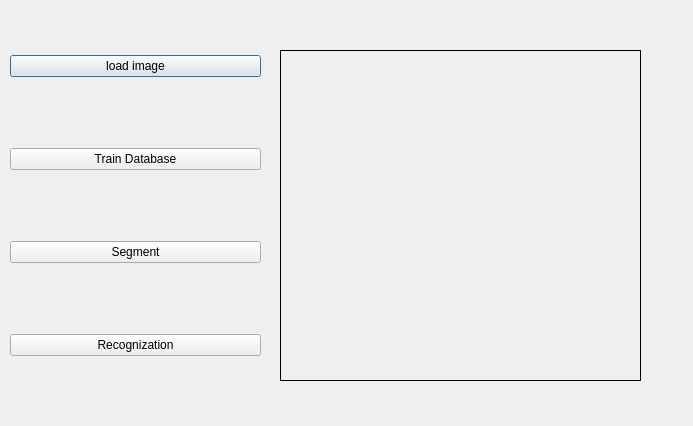
<?xml version="1.0" encoding="UTF-8"?>
<ui version="4.0">
 <class>Dialog</class>
 <widget class="QDialog" name="Dialog">
  <property name="geometry">
   <rect>
    <x>0</x>
    <y>0</y>
    <width>693</width>
    <height>426</height>
   </rect>
  </property>
  <property name="windowTitle">
   <string>Dialog</string>
  </property>
  <widget class="QLabel" name="imgLabel1">
   <property name="geometry">
    <rect>
     <x>280</x>
     <y>50</y>
     <width>361</width>
     <height>331</height>
    </rect>
   </property>
   <property name="frameShape">
    <enum>QFrame::Box</enum>
   </property>
   <property name="text">
    <string/>
   </property>
  </widget>
  <widget class="QWidget" name="layoutWidget">
   <property name="geometry">
    <rect>
     <x>10</x>
     <y>-10</y>
     <width>251</width>
     <height>431</height>
    </rect>
   </property>
   <layout class="QVBoxLayout" name="verticalLayout">
    <item>
     <widget class="QPushButton" name="loadButton">
      <property name="text">
       <string>load image</string>
      </property>
     </widget>
    </item>
    <item>
     <widget class="QPushButton" name="trainButton">
      <property name="text">
       <string>Train Database</string>
      </property>
     </widget>
    </item>
    <item>
     <widget class="QPushButton" name="segmentButton">
      <property name="text">
       <string>Segment</string>
      </property>
     </widget>
    </item>
    <item>
     <widget class="QPushButton" name="recogniseButton">
      <property name="text">
       <string>Recognization</string>
      </property>
     </widget>
    </item>
   </layout>
  </widget>
 </widget>
 <resources/>
 <connections/>
</ui>
